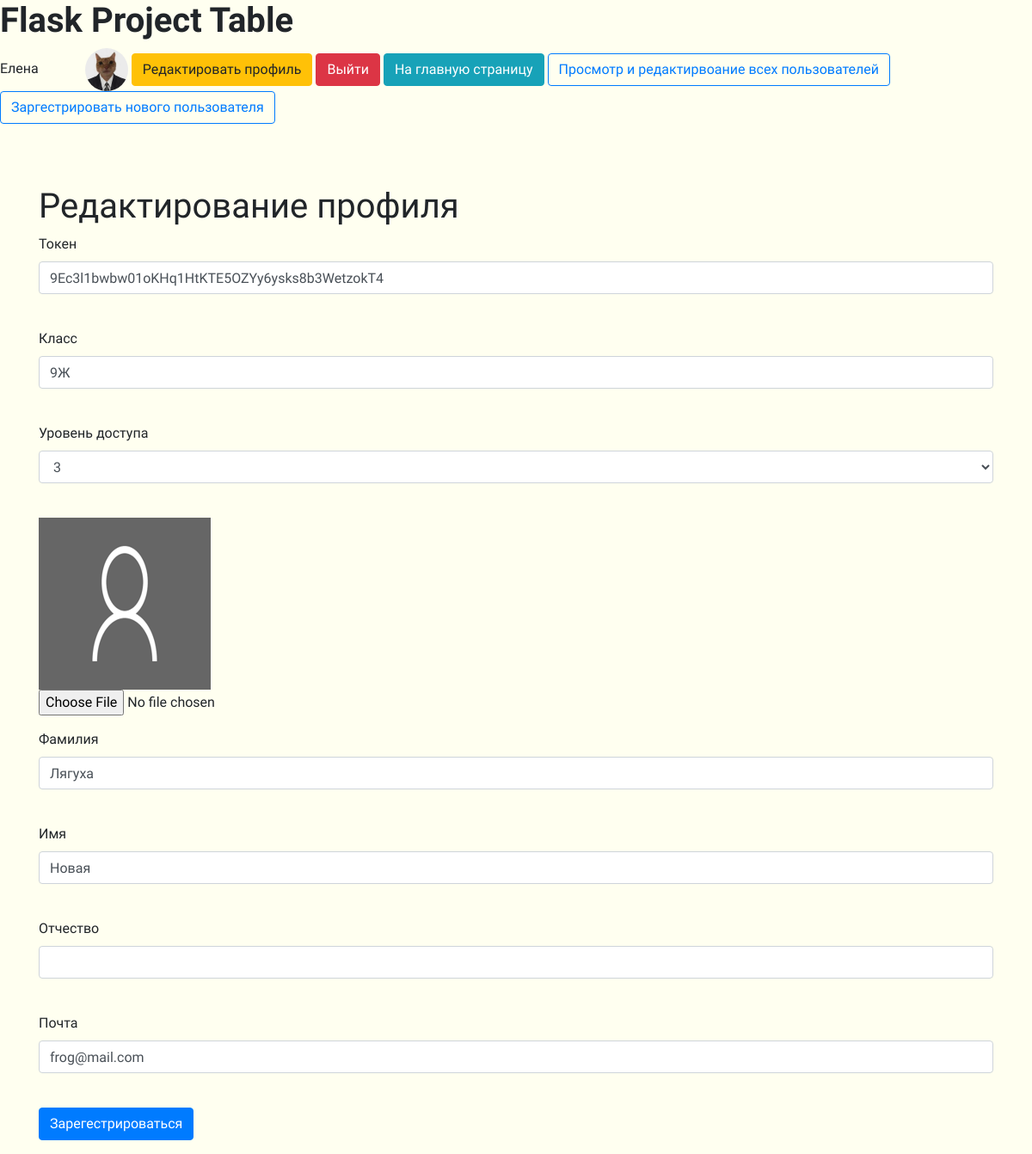
The page /user_edit/9 (signed in) on the database its author committed.
### tables this page shows
CREATE TABLE "users"
(
	id INTEGER not null
		primary key,
	name VARCHAR,
	surname VARCHAR,
	patronymic VARCHAR,
	grade VARCHAR,
	email VARCHAR,
	hashed_password VARCHAR,
	modified_date DATETIME,
	access_level INTEGER,
	token VARCHAR
		unique,
	image VARCHAR default 'static/img/default.png'
);

### app.py (the view, shortened to what this page needs)
@app.route('/user_edit/<int:id>', methods=['GET', 'POST'])
@login_required
def user_edit(id):
    form = RegisterForm()
    level = 0
    if request.method == "GET":
        db_sess = db_session.create_session()
        if current_user.id == 1:
            user = db_sess.query(User).filter(User.id == id).first()
            form.access_level.choices = [(3, 3), (2, 2), (1, 1)]
            form.access_level.data = user.access_level
            level = 1 if user.id != 1 else 0
            form.password.validators = []
            form.password_again.validators = []
        else:
            user = db_sess.query(User).filter(User.id == current_user.id).first()
            form.access_level.choices = [user.access_level]
            level = 0
        if user:
            form.name.data = user.name
            form.surname.data = user.surname
            form.patronymic.data = user.patronymic
            form.grade.data = user.grade
            form.email.data = user.email
            form.token.data = user.token
        else:
            abort(404)
        image_path = user.image
    return render_template('register.html', title='Редактирование профиля', form=form,
                           level=level,
                           image_path=image_path)

### forms/register.py
class RegisterForm(FlaskForm):
    token = StringField('Токен', validators=[DataRequired()])
    grade = StringField('Класс')
    access_level = SelectField('Уровень доступа', choices=[(3, 3), (2, 2), (1, 1)])
    surname = StringField('Фамилия')
    name = StringField('Имя')
    patronymic = StringField('Отчество')
    email = EmailField('Почта', validators=[DataRequired()])
    password = PasswordField('Пароль', validators=[DataRequired()])
    password_again = PasswordField('Повторите пароль', validators=[DataRequired()])
    submit = SubmitField('Зарегестрироваться')

### app.py (called while the page is built)
@login_manager.user_loader
def load_user(user_id):
    db_sess = db_session.create_session()
    return db_sess.query(User).get(user_id)

### data/sqlalchemy/db_session.py (called while the page is built)
def create_session() -> Session:
    global __factory
    return __factory()

### templates/register.html (shortened to what this page needs)
{% extends "base.html" %}
{% block content %}
    <h1>{{ title }}</h1>
    <form action="" enctype=multipart/form-data method="post">
        <p>
            {{ form.token.label }}
            {% if level == 1 %}
                <br>{{ form.token(class="form-control", type="token") }}<br>
            {% else %}
                <br>{{ form.token(class="form-control", type="token", readonly="readonly") }}<br>
            {% endif %}
        <p>
            {{ form.grade.label }}
            {% if level == 1 %}
                <br>{{ form.grade(class="form-control", type="grade") }}<br>
            {% else %}
                <br>{{ form.grade(class="form-control", type="grade", readonly="readonly") }}<br>
            {% endif %}
        <p>
            {{ form.access_level.label }}<br>
            {{ form.access_level(class="form-control", type="access_level") }}<br>
        <p>
            <img src="{{ image_path }}" alt="А где">
            <input type=file class="form-control-file"
                   accept="image/png, image/jpg, image/jpeg" name=file value=Upload>
        <p>
            {{ form.surname.label }}<br>
            {{ form.surname(class="form-control", type="surname") }}<br>
        <p>
            {{ form.name.label }}<br>
            {{ form.name(class="form-control", type="name") }}<br>
        <p>
            {{ form.patronymic.label }}<br>
            {{ form.patronymic(class="form-control", type="patronymic") }}<br>
        <p>
            {{ form.email.label }}<br>
            {{ form.email(class="form-control", type="email") }}<br>
        <p>{{ form.submit(type="submit", class="btn btn-primary") }}</p>
    </form>
{% endblock %}

### templates/base.html (shortened to what this page needs)
<!DOCTYPE html>
<html lang="en">
<head>
    <link rel="stylesheet"
          href="https://stackpath.bootstrapcdn.com/bootstrap/4.4.1/css/bootstrap.min.css"
>
    <link rel="stylesheet" type="text/css"
          href="{{ url_for('static', filename='css/style.css') }}"/>
</head>
<body>
<h1 class="textFont SuperBold">Flask Project Table</h1>
<nav>
    {% if current_user.is_authenticated %}
        <div class="textFont">{{ current_user.name }}
            <img class="userImg" style="margin-left: 50px;" src="{{ current_user.image }}"
                 alt="А где" width=50 height=50>
            <a class="btn btn-warning" href="/user_edit/{{ current_user.id }}">Редактировать
                профиль</a>
            <a class="btn btn-danger" href="/logout">Выйти</a>
            <a class="btn btn-info" href="/">На главную страницу
            </a>
            {% if current_user.access_level == 3 %}
                <a class="btn btn-outline-primary" href="/users">Просмотр и редактирвоание всех
                    пользователей
                </a>
                <a class="btn btn-outline-primary" href="/register">Заргестрировать нового
                    пользователя
                </a>
                </div>
            {% endif %}
        <br>
        <br>
        <br>
    {% else %}
        <p>
            <a class="btn btn-success" href="/token">Войти</a>
        </p>
    {% endif %}
</nav>
<main role="main" class="container">
    {% block content %}{% endblock %}
</main>
</body>
</html>

### static/css/style.css (style rules this page uses)
body { background-color: #fffff0; }
.userImg { border-radius: 50%; }
* { font-family: 'Comfortaa', cursive; }
.textFont { font-family: 'Comfortaa', cursive; }
.textFont.SuperBold { font-weight: 900; }
.btn { font-family: 'Comfortaa', cursive; }

### rows shown on the page
users: name "Елена"
users: token "9Ec3l1bwbw01oKHq1HtKTE5OZYy6ysks8b3WetzokT4", grade "9Ж", access_level "3", image (placeholder picture), surname "Лягуха", name "Новая", email "frog@mail.com"

### other values the page prints
{{ title }} "Редактирование профиля"
